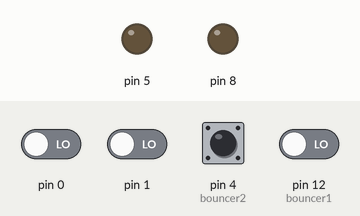
Recording of a sketch running on a simulated Arduino Uno, built with avr-gcc and run on an emulated ATmega328P. Parts: output pins drawn as LEDs (lit = HIGH). The test bench sets the inputs (shaded band); at power-on: pin 4 (bouncer2) HIGH, pin 0, pin 1, pin 12 (bouncer1) LOW.

Above: at 1.2 s.
1.3 s: pin 4 (bouncer2) pulled LOW for 0.15 s
At 2.1 s:
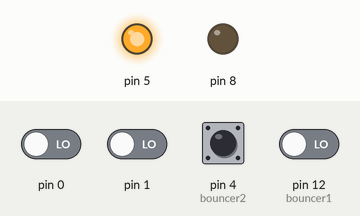
3.8 s: pin 4 (bouncer2) pulled LOW for 1 s
At 8.4 s:
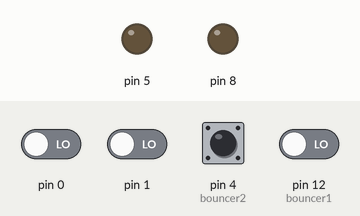
Timing chart, 0 to 9.9 s (numbered marks = the images above; inputs shaded):
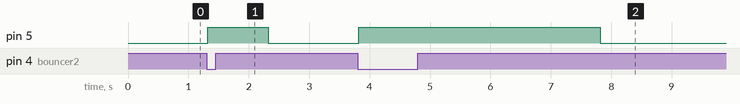

The sketch:

BBHS_CC_Base.ino
```cpp
/*
Base sketch for the Bug Bounty Hunters Sweden Challenge Card.
Button 1 turns on the green LED for a set amount of time, DIP1&2 doubles the on-time respectively.
Button 2 turns on the red LED for a set amount of time, DIP3&4 doubles the on-time respectively.

Known issue: Clock rollover after 49 days runtime will make LEDs turn on "for good", deal with it.
*/

// DIP switches: 1-PD3, 2-PD2, 3-PD1, 4-PD0
// Buttons: 1-PD6-D12, 2-PD4-D4
// LEDs: Green-PB0, Red-PD5

// For explanation of port manipulation see: https://www.arduino.cc/en/Reference/PortManipulation

#include <Bounce2.h>  // Used for bounce-free buttons

// Bit masks for each feature
#define DIP1 B00001000
#define DIP2 B00000100
#define DIP3 B00000010
#define DIP4 B00000001
#define BUTTON1 B01000000
#define BUTTON2 B00010000
#define LED_GREEN B00000001
#define LED_RED B00100000

// Debouncer objects
Bounce bouncer1 = Bounce();
Bounce bouncer2 = Bounce();

// Function declarations
bool getButton(byte);
bool getDIP(byte);
void setLED(byte, bool);

// Parameters
const byte debounceInterval = 20;
const int baseLedOnTime = 1000;

// Variables
bool ledGreenState = false;
bool ledRedState = false;
unsigned long ledGreenOffTime = 0;
unsigned long ledRedOffTime = 0;

void setup() {
  // DIP switches
  DDRD &=  ~(DIP1 | DIP2 | DIP3 | DIP4);  // Set as inputs
  PORTD |=  (DIP1 | DIP2 | DIP3 | DIP4);  // Activate input pullups

  // Buttons
  DDRD &=  ~(BUTTON1 | BUTTON2);        // Set Button 1&2 as inputs
  PORTD |=  (BUTTON1 | BUTTON2);        // Activate input pullups
  bouncer1.attach(12);                  // Attach debouncer to button 1
  bouncer1.interval(debounceInterval);  // Set debounce deadzone
  bouncer2.attach(4);                   // Attach debouncer to button 2
  bouncer2.interval(debounceInterval);  // Set debounce deadzone

  // LEDs
  DDRB |=   LED_GREEN;  // Set Green LED as output
  PORTB &= ~LED_GREEN;  // Set Green LED default low
  DDRD |=   LED_RED;    // Set Red LED as output
  PORTD &= ~LED_RED;    // Set Red LED default low
}

void loop() {
  // Update bouncers
  bouncer1.update();
  bouncer2.update();

  // If button 1 was pressed, turn on green LED
  if(bouncer1.fell() == HIGH){
    setLED(1, HIGH);
    ledGreenState = true;
    int duration = baseLedOnTime;

    // Double the LED on time for each of DIP1&2 that is ON (bit shift left <=> multiply by 2)
    if(getDIP(1) == LOW){
      duration = duration << 1;
    }
    if(getDIP(2) == LOW){
      duration =  duration << 1;
    }

    // Set planned time to turn off
    ledGreenOffTime = millis() + duration;
  }

  // If button 2 was pressed, turn on red LED
  if(bouncer2.fell() == HIGH){
    setLED(2, HIGH);
    ledRedState = true;
    int duration = baseLedOnTime;

    // Double the LED on time for each of DIP3&4 that is ON (bit shift left <=> multiply by 2)
    if(getDIP(3) == LOW){
      duration = duration << 1;
    }
    if(getDIP(4) == LOW){
      duration =  duration << 1;
    }

    // Set planned time to turn off
    ledRedOffTime = millis() + duration;
  }

  // Check if LEDs are due to turn off
  if(ledGreenState){  // If Green LED is lit
    if(millis() >= ledGreenOffTime){
      setLED(1, false);
      ledGreenState = false;
    }
  }
  if(ledRedState){  // If Red LED is lit
    if(millis() >= ledRedOffTime){
      setLED(2, false);
      ledRedState = false;
    }
  }
}

// Returns the state of buttons 1 and 2, LOW = button pressed
bool getButton(byte i){
  switch(i){
    case 1:
      return PIND &= BUTTON1;
    case 2:
      return PIND &= BUTTON2;
    default:
      return false;
  }
}

// Returns the state of DIP switch 1-4, LOW = ON
bool getDIP(byte i){
  switch(i){
    case 1:
      return PIND &= DIP1;
    case 2:
      return PIND &= DIP2;
    case 3:
      return PIND &= DIP3;
    case 4:
      return PIND &= DIP4;
    default:
      return false;
  }
}

// Sets the state of LED 1&2 (green&red), HIGH = ON
void setLED(byte i, bool value){
  switch(i){
    case 1: // Green LED
      if(value == HIGH){
        PORTB |= LED_GREEN;
      }
      else {
        PORTB &= ~LED_GREEN;
      }
      break;
    case 2: // Red LED
      if(value == HIGH){
        PORTD |= LED_RED;
      }
      else{
        PORTD &= ~LED_RED;
      }
      break;
    default:
      break;
  }
}
```

Measured:
- after the input at 1.3 s, pin 5: LOW → HIGH at once, → LOW 1.0 s later
- after the input at 3.8 s, pin 5: LOW → HIGH at once, → LOW 4.0 s later
